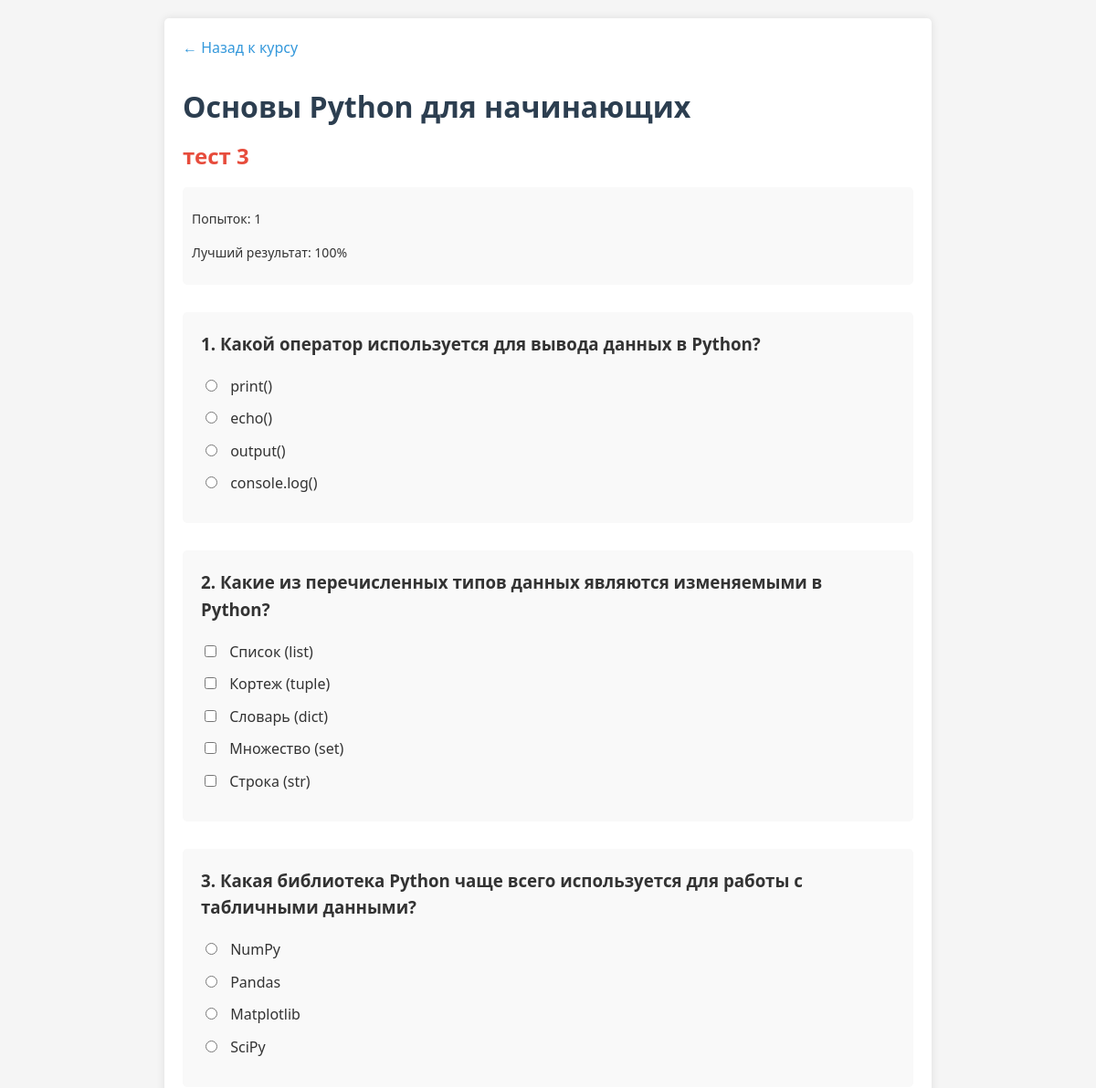
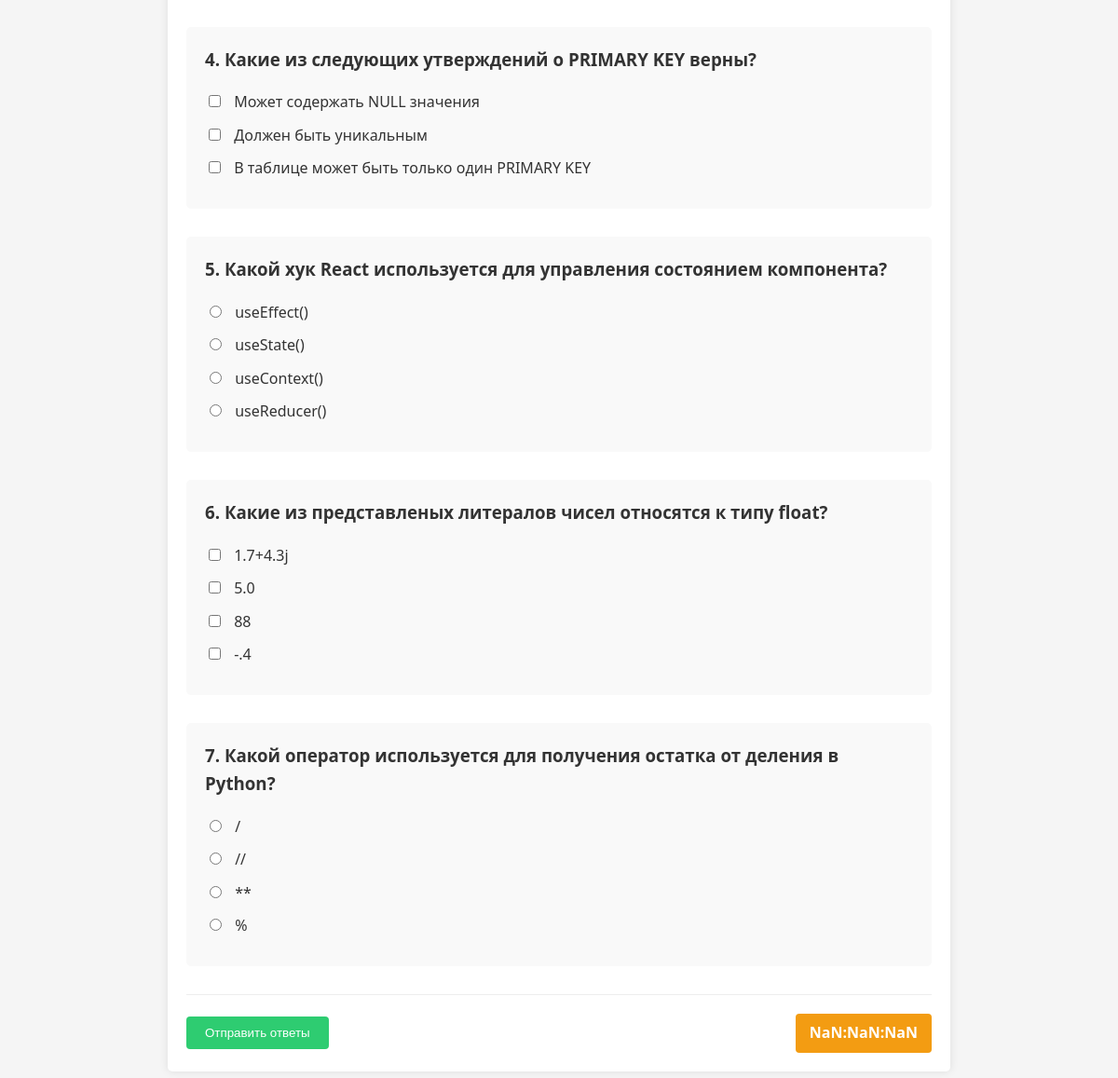
Screenshot of /student/test_and_lessons/test.php?id=22&course_id=2 (signed in) with the database file from the repository (2 pictures, top to bottom).
### tables this page shows
CREATE TABLE `courses` (
  `id` int(11) NOT NULL,
  `id_category` int(11) DEFAULT NULL,
  `id_statut` int(11) NOT NULL,
  `id_level` int(11) NOT NULL,
  `id_users` int(11) NOT NULL,
  `title` varchar(255) DEFAULT NULL,
  `short_description` longtext DEFAULT NULL,
  `description` longtext DEFAULT NULL,
  `language` varchar(255) DEFAULT NULL,
  `requirements` longtext DEFAULT NULL,
  `price` double DEFAULT NULL,
  `discount` double DEFAULT NULL,
  `Picture_Link` text DEFAULT NULL,
  `video_url` text DEFAULT NULL,
  `date_added` date DEFAULT NULL,
  `last_modified` date DEFAULT NULL
);

CREATE TABLE `tests` (
  `id` int(11) NOT NULL,
  `id_section` int(11) NOT NULL,
  `id_course` int(11) NOT NULL,
  `title` varchar(250) NOT NULL,
  `duration` time NOT NULL
);

CREATE TABLE `question` (
  `id_question` int(11) NOT NULL,
  `id_test` int(11) NOT NULL,
  `title` longtext DEFAULT NULL,
  `type` varchar(255) DEFAULT NULL,
  `number_of_options` int(11) DEFAULT NULL,
  `options` longtext DEFAULT NULL,
  `correct_answers` longtext DEFAULT NULL
);

### student/test_and_lessons/test.php (the view, shortened to what this page needs)
<?php
include 'C:/xampp/htdocs/Academy/database.php';
$test_id = isset($_GET['id']) ? (int)$_GET['id'] : 0;
$course_id = isset($_GET['course_id']) ? (int)$_GET['course_id'] : 0;
$stmt = $conn->prepare("SELECT * FROM tests WHERE id = ?");
$stmt->bind_param('i', $test_id);
$stmt->execute();
$test = $stmt->get_result()->fetch_assoc();
$stmt = $conn->prepare("SELECT * FROM question WHERE id_test = ?");
$stmt->bind_param('i', $test_id);
$stmt->execute();
$questions = $stmt->get_result()->fetch_all(MYSQLI_ASSOC);
$stmt = $conn->prepare("SELECT title FROM courses WHERE id = ?");
$stmt->bind_param('i', $course_id);
$stmt->execute();
$course = $stmt->get_result()->fetch_assoc();
$stmt = $conn->prepare("
    SELECT COUNT(*) as attempts, MAX(score) as best_score
    FROM scores
    WHERE id_users = ? AND id_test = ?
");
$stmt->bind_param('ii', $_SESSION['id_user'], $test_id);
$stmt->execute();
$attempts_info = $stmt->get_result()->fetch_assoc();
?>
<!DOCTYPE html>
<html lang="ru">
<head>
    <link rel="stylesheet" href="styles/course_styles.css">
</head>
<body>
    <div class="test-container">
        <header class="test-header">
            <a href="study.php?id=<?= $course_id ?>" class="back-link">← Назад к курсу</a>
            <h1><?= htmlspecialchars($course['title']) ?></h1>
            <h2><?= htmlspecialchars($test['title']) ?></h2>
            <?php if ($attempts_info['attempts'] > 0): ?>
            <div class="test-info">
                <p>Попыток: <?= $attempts_info['attempts'] ?></p>
                <p>Лучший результат: <?= $attempts_info['best_score'] ?>%</p>
            </div>
            <?php endif; ?>
        </header>
        <form id="test-form" action="test_result.php" method="post">
            <div class="questions-container">
                <?php foreach ($questions as $index => $question): ?>
                <div class="question" data-type="<?= $question['type'] ?>">
                    <h3 class="question-title"><?= ($index + 1) ?>. <?= htmlspecialchars($question['title']) ?></h3>
                    <?php if ($question['type'] === 'single' || $question['type'] === 'multiple'):
                        $options = json_decode($question['options'], true);
                    ?>
                        <div class="options">
                            <?php foreach ($options as $key => $option): ?>
                            <div class="option">
                                <?php if ($question['type'] === 'single'): ?>
                                <input type="radio" name="answers[<?= $question['id_question'] ?>]" id="option_<?= $question['id_question'] ?>_<?= $key ?>" value="<?= $key ?>">
                                <?php else: ?>
                                <input type="checkbox" name="answers[<?= $question['id_question'] ?>][]" id="option_<?= $question['id_question'] ?>_<?= $key ?>" value="<?= $key ?>">
                                <?php endif; ?>
                                <label for="option_<?= $question['id_question'] ?>_<?= $key ?>"><?= htmlspecialchars($option) ?></label>
                            </div>
                            <?php endforeach; ?>
                        </div>
                    <?php elseif ($question['type'] === 'number'): ?>
                        <div class="number-answer">
                            <input type="number" name="answers[<?= $question['id_question'] ?>]" step="any">
                        </div>
                    <?php endif; ?>
                </div>
                <?php endforeach; ?>
            </div>
            <div class="test-controls">
                <button type="submit" class="submit-test">Отправить ответы</button>
                <div class="timer" data-duration=""> <span id="time-display"></span>
                </div>
            </div>
        </form>
    </div>
</body>
</html>

### student/test_and_lessons/styles/course_styles.css (style rules this page uses)
body { font-family: 'Segoe UI', Tahoma, Geneva, Verdana, sans-serif; line-height: 1.6; color: #333; background-color: #f5f5f5; margin: 0; padding: 0; }
a { text-decoration: none; color: #2c3e50; }
.back-link { display: inline-block; margin-bottom: 15px; color: #3498db; }
.test-container { max-width: 800px; margin: 20px auto; padding: 20px; background: #fff; box-shadow: 0 0 10px rgba(0, 0, 0, 0.1); border-radius: 5px; }
.test-header { margin-bottom: 30px; }
.test-header h1 { margin: 10px 0; color: #2c3e50; }
.test-header h2 { margin: 10px 0; color: #e74c3c; }
.test-info { margin-top: 15px; padding: 10px; background: #f9f9f9; border-radius: 5px; font-size: 14px; }
.question { margin-bottom: 30px; padding: 20px; background: #f9f9f9; border-radius: 5px; }
.question-title { margin-top: 0; }
.options { margin-top: 15px; }
.option { margin-bottom: 10px; }
.option input { margin-right: 10px; }
.test-controls { display: flex; justify-content: space-between; align-items: center; margin-top: 30px; padding-top: 20px; border-top: 1px solid #eee; }
.submit-test { padding: 10px 20px; background: #2ecc71; color: #fff; border: none; border-radius: 4px; cursor: pointer; }
.timer { padding: 8px 15px; background: #f39c12; color: #fff; border-radius: 4px; font-weight: bold; }

### rows the page displays
courses: title "Основы Python для начинающих"
tests: title "тест 3"
question: title "Какой оператор используется для вывода данных в Python?", options "print()", options "echo()", options "output()", options "console.log()"
question: title "Какие из перечисленных типов данных являются изменяемыми в Python?", options "Список (list)", options "Кортеж (tuple)", options "Словарь (dict)", options "Множество (set)", options "Строка (str)"
question: title "Какая библиотека Python чаще всего используется для работы с табличными данными?", options "NumPy", options "Pandas", options "Matplotlib", options "SciPy"
question: title "Какие из следующих утверждений о PRIMARY KEY верны?", options "Может содержать NULL значения", options "Должен быть уникальным", options "В таблице может быть только один PRIMARY KEY"
question: title "Какой хук React используется для управления состоянием компонента?", options "useEffect()", options "useState()", options "useContext()", options "useReducer()"
question: title "Какие из представленых литералов чисел относятся к типу float?", options "1.7+4.3j", options "5.0", options "88", options "-.4"
question: title "Какой оператор используется для получения остатка от деления в Python?", options "/", options "//", options "**", options "%"

### other values shown
$attempts_info['attempts'] "1"
$attempts_info['best_score'] "100"
